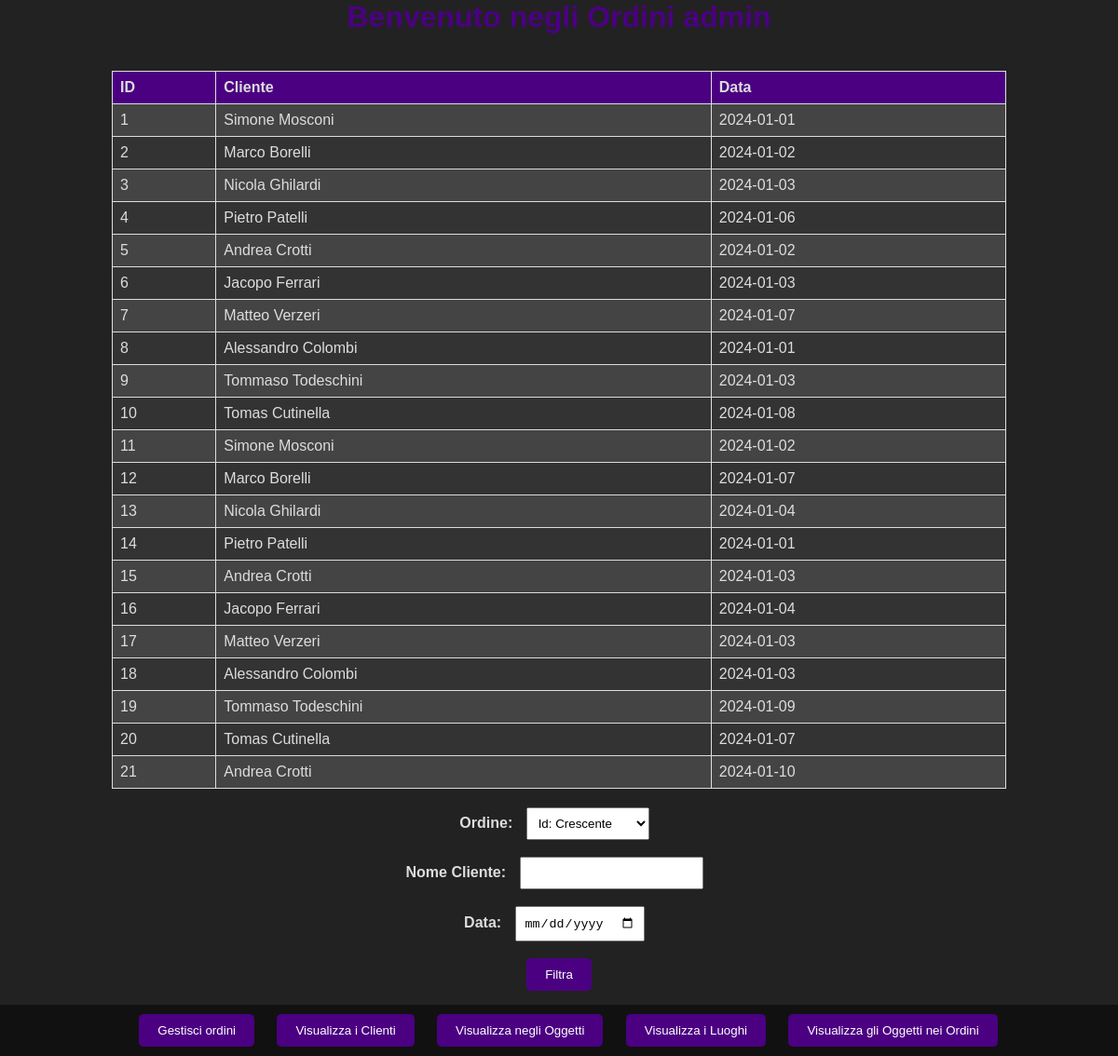
/ordini.php (signed in), run on an earlier commit of the app's database.
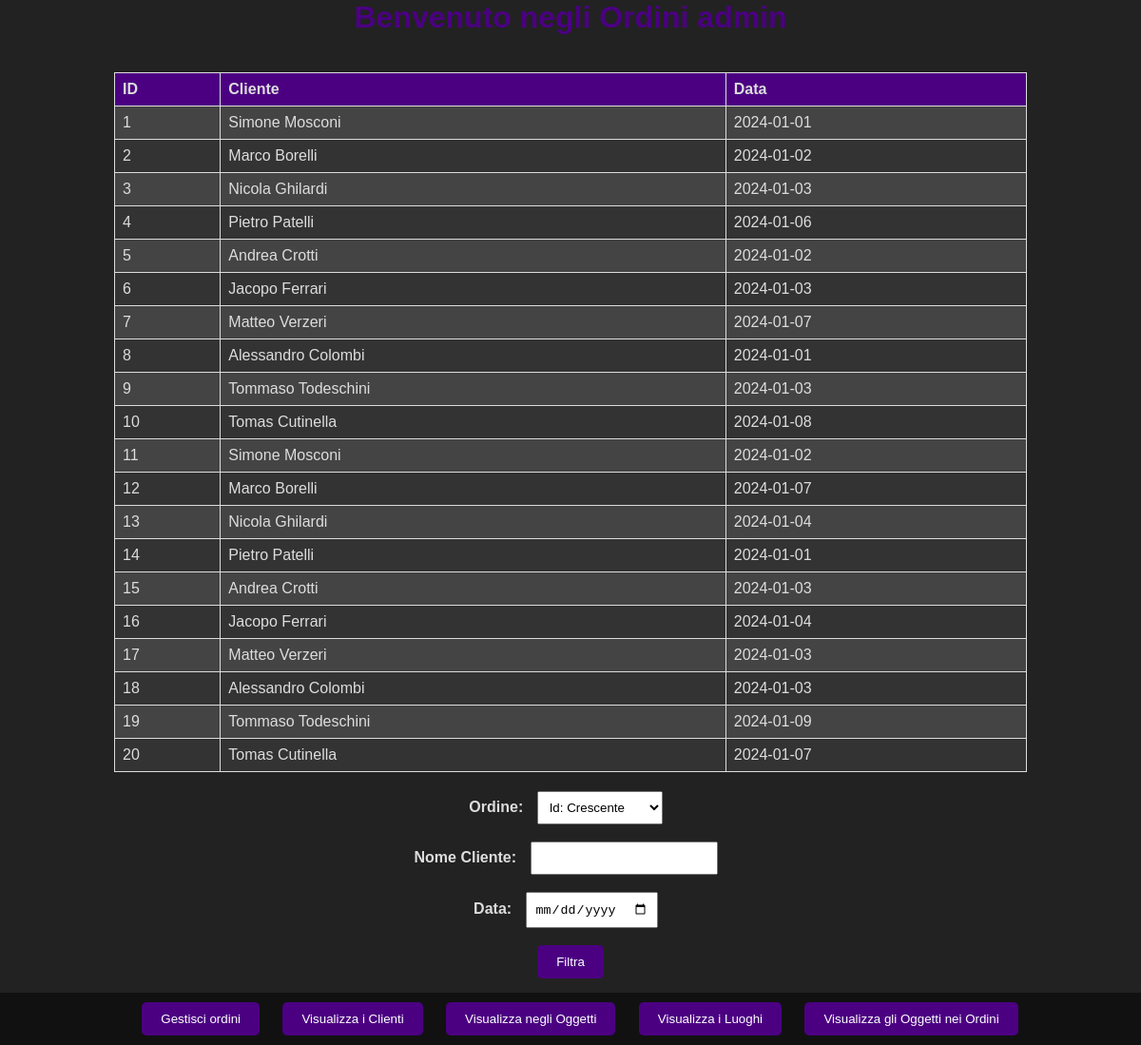
And on a later commit of the database.
### tables this page shows
CREATE TABLE `ordini` (
  `id` int(11) NOT NULL,
  `cliente_id` int(11) DEFAULT NULL,
  `data_ordine` date NOT NULL
);

### ordini.php (the view, shortened to what this page needs)
<?php
require "credenziali.php";
if (isset($_SESSION["UTENTE"])) {
    echo "<html>
        <head>
        <style>
        body {
            font-family: Arial, sans-serif;
            margin: 0;
            padding: 0;
            margin-bottom: 70px;
            background-color: #222;
            color: #ddd;
        }
        h1 {
            text-align: center;
            color: #4B0082; /* Indaco */
        }
        table {
            width: 80%;
            margin: auto;
            border-collapse: collapse;
            background-color: #333;
        }
        th, td {
            border: 1px solid #ddd;
            padding: 8px;
            text-align: left;
            color: #ddd;
        }
        th {
            background-color: #4B0082; /* Indaco */
            color: #ddd;
        }
        tr:nth-child(even) {
            background-color: #444;
        }
        footer {
            background-color: #111;
            color: #ddd;
            padding: 10px;
            text-align: center;
            position: fixed;
            bottom: 0;
            width: 100%;
        }
        button {
            padding: 10px 20px;
            margin: 0 10px;
            background-color: #4B0082; /* Indaco */
            color: white;
            border: none;
            border-radius: 5px;
            cursor: pointer;
        }
        button:hover {
            background-color: #6A5ACD; /* Lavanda scuro */
        }
        form {
            margin-top: 20px;
            text-align: center;
        }
        label {
            font-weight: bold;
            margin-right: 10px;
            color: #ddd;
        }
        select, input {
            padding: 8px;
            margin-right: 10px;
        }
    </style>
        </head>
        <body>";
    echo "<h1>Benvenuto negli Ordini " . $_SESSION["UTENTE"]. "</h1>";
    echo "<footer>
        <button onclick='redirectToPage(\"aggiungi_ordine.php\")'>Gestisci ordini</button>
        <button onclick='redirectToPage(\"protetta.php\")'>Visualizza i Clienti</button>
        <button onclick='redirectToPage(\"oggetti.php\")'>Visualizza negli Oggetti</button>
        <button onclick='redirectToPage(\"luoghi.php\")'>Visualizza i Luoghi</button>
        <button onclick='redirectToPage(\"oggetti_ordini.php\")'>Visualizza gli Oggetti nei Ordini</button>
      </footer><br>";
    try {
        $conn = new PDO("mysql:host=$servername;dbname=$dbname", $username, $password);
        $conn->setAttribute(PDO::ATTR_ERRMODE, PDO::ERRMODE_EXCEPTION);
        $sql = 'SELECT o.id, CONCAT(c.nome, " ", c.cognome) AS cliente, o.data_ordine FROM ordini o INNER JOIN clienti c ON o.cliente_id = c.id';
        $parameters = [];
        $statement = $conn->prepare($sql);
        $statement->execute($parameters);
        if ($statement->rowCount() > 0) {
            echo "<table>
                    <tr>
                        <th>ID</th>
                        <th>Cliente</th>
                        <th>Data</th>
                    </tr>";
            while ($row = $statement->fetch(PDO::FETCH_ASSOC)) {
                $id = $row['id'] ?? '-';
                $cliente = $row['cliente'] ?? '-';
                $data_ordine = $row['data_ordine'] ?? '-';
                echo "<tr>
                        <td>{$id}</td>
                        <td>{$cliente}</td>
                        <td>{$data_ordine}</td>
                    </tr> ";
            }
            echo "</table>";
            echo "<form method='POST'>
            <label for='ordine'>Ordine:</label>
                    <select name='ordine'>
                        <option>Id: Crescente</option>
                        <option>Id: Decrescente</option>
                    </select><br><br>
                    <label for='cliente'>Nome Cliente:</label>
                    <input type='text' name='cliente'><br><br>
                    <label for='data'>Data:</label>
                    <input type='date' name='data'><br><br>
                    <button type='submit'>Filtra</button>
                </form>";
        } else {
            echo "Nessun risultato trovato";
        }
    } catch (PDOException $e) {
        echo "Connection failed: " . $e->getMessage();
    } finally {
        $conn = null;
    }
    echo "</body>
        </html>";
} else {
    echo "Accesso non consentito";
}
?>

What changed in the data, as far as the page shows it:
removed ordini: id "21", cliente "Andrea Crotti", data_ordine "2024-01-10"
